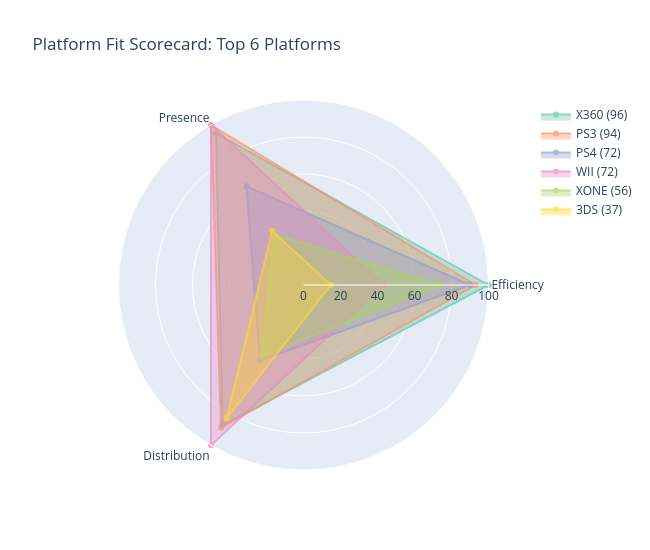

The cell this chart's notebook holds for it:
### Markdown cell above
---
## Q1: Which Platform Should We Prioritise?

### Platform Fit Scorecard

Each platform is scored on three dimensions: **efficiency** (sales per release), **presence** (catalog size), and **distribution** (how evenly sales are spread). The composite platform fit score weights efficiency at 50%, presence at 25%, and distribution at 25%.

### Code cell
# Radar chart for top platforms
top_platforms = platform_fit.nlargest(6, 'platform_fit_score')

categories = ['Efficiency', 'Presence', 'Distribution']

fig = go.Figure()
colors = px.colors.qualitative.Set2

for i, (_, row) in enumerate(top_platforms.iterrows()):
    values = [row['efficiency_score'], row['presence_score'], row['distribution_score']]
    values.append(values[0])  # close the polygon

    fig.add_trace(go.Scatterpolar(
        r=values,
        theta=categories + [categories[0]],
        fill='toself',
        name=f"{row['platform']} ({row['platform_fit_score']:.0f})",
        line=dict(color=colors[i % len(colors)]),
        opacity=0.7
    ))

fig.update_layout(
    polar=dict(radialaxis=dict(visible=True, range=[0, 100])),
    title='Platform Fit Scorecard: Top 6 Platforms',
    height=550, width=650
)
fig.write_html(f'{FIGURES_DIR}/platform_radar.html')
fig.show()

### Figure 1 — Plotly figure (JSON) as saved in the notebook; plotly's stock layout.template omitted (floating-point values rounded to 4 significant figures)
{"data": [{"fill": "toself", "line": {"color": "rgb(102,194,165)"}, "name": "X360 (96)", "opacity": 0.7, "r": [100, 94.72, 87.45, 100], "theta": ["Efficiency", "Presence", "Distribution", "Efficiency"], "type": "scatterpolar"}, {"fill": "toself", "line": {"color": "rgb(252,141,98)"}, "name": "PS3 (94)", "opacity": 0.7, "r": [93.09, 99.66, 89.15, 93.09], "theta": ["Efficiency", "Presence", "Distribution", "Efficiency"], "type": "scatterpolar"}, {"fill": "toself", "line": {"color": "rgb(141,160,203)"}, "name": "PS4 (72)", "opacity": 0.7, "r": [90.06, 61.61, 47.27, 90.06], "theta": ["Efficiency", "Presence", "Distribution", "Efficiency"], "type": "scatterpolar"}, {"fill": "toself", "line": {"color": "rgb(231,138,195)"}, "name": "WII (72)", "opacity": 0.7, "r": [43.4, 100, 100, 43.4], "theta": ["Efficiency", "Presence", "Distribution", "Efficiency"], "type": "scatterpolar"}, {"fill": "toself", "line": {"color": "rgb(166,216,84)"}, "name": "XONE (56)", "opacity": 0.7, "r": [73.17, 31.6, 44.3, 73.17], "theta": ["Efficiency", "Presence", "Distribution", "Efficiency"], "type": "scatterpolar"}, {"fill": "toself", "line": {"color": "rgb(255,217,47)"}, "name": "3DS (37)", "opacity": 0.7, "r": [14.82, 33.78, 83.07, 14.82], "theta": ["Efficiency", "Presence", "Distribution", "Efficiency"], "type": "scatterpolar"}], "layout": {"height": 550, "polar": {"radialaxis": {"range": [0, 100], "visible": true}}, "title": {"text": "Platform Fit Scorecard: Top 6 Platforms"}, "width": 650}}
